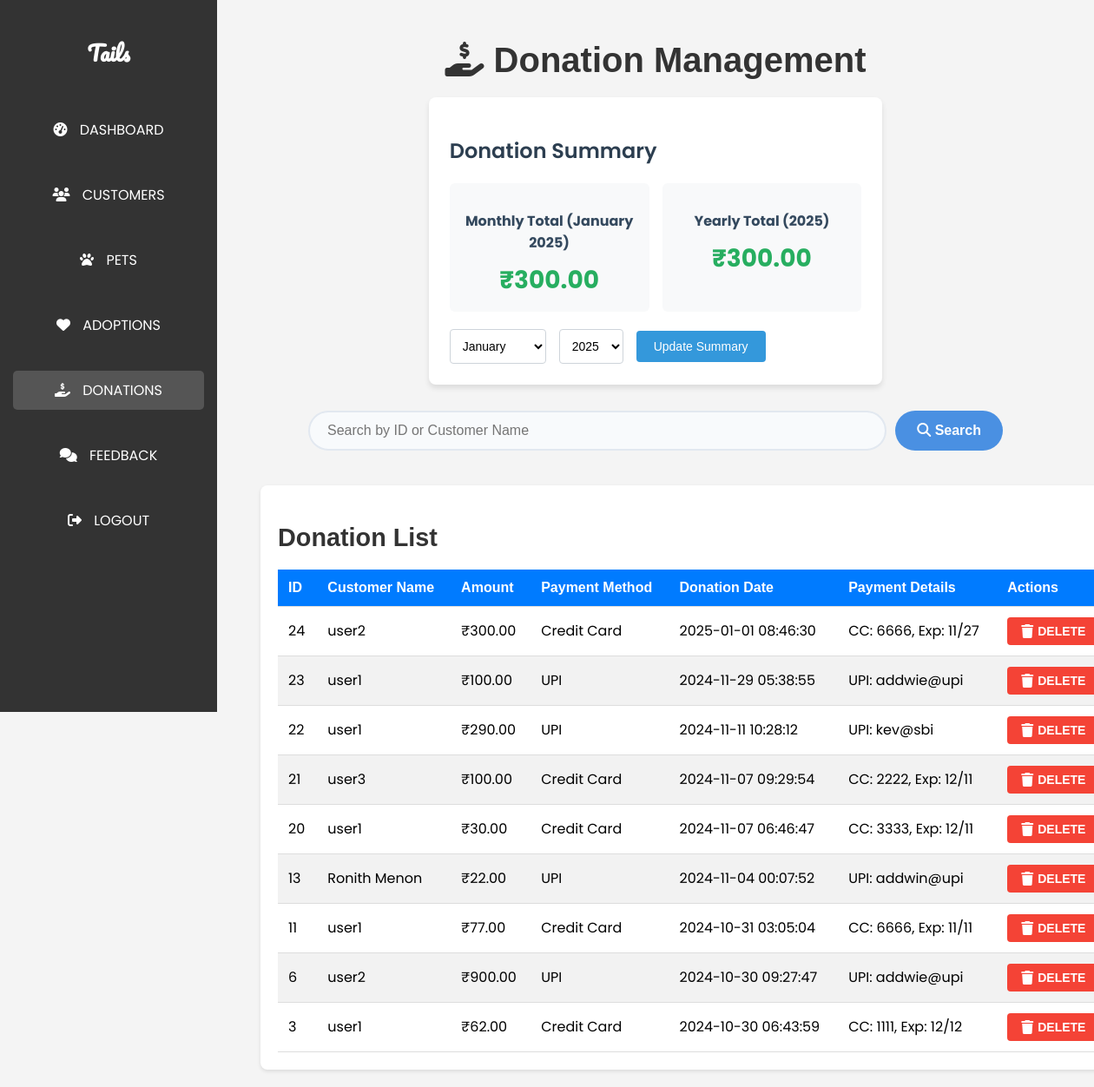
Screenshot of /miniproject/admin/view_donations.php (signed in) with the database file from the repository.
### tables this page shows
CREATE TABLE `donations` (
  `DonationID` int(11) NOT NULL,
  `CustomerID` int(11) DEFAULT NULL,
  `Amount` decimal(10,2) NOT NULL,
  `PaymentMethod` enum('Credit Card','UPI') NOT NULL,
  `DonationDate` timestamp NOT NULL DEFAULT current_timestamp(),
  `CreditCardNumber` varchar(255) DEFAULT NULL,
  `ExpiryDate` varchar(7) DEFAULT NULL,
  `CVV` varchar(255) DEFAULT NULL,
  `UPIID` varchar(255) DEFAULT NULL
);

CREATE TABLE `customers` (
  `CustomerID` int(11) NOT NULL,
  `Name` varchar(100) NOT NULL,
  `Email` varchar(100) NOT NULL,
  `Password` varchar(255) NOT NULL,
  `Phone` varchar(15) DEFAULT NULL,
  `Address` varchar(255) DEFAULT NULL,
  `UserType` enum('Customer','Admin') DEFAULT 'Customer',
  `CreatedAt` timestamp NOT NULL DEFAULT current_timestamp()
);

### miniproject/admin/view_donations.php (the view, shortened to what this page needs)
<?php
require_once '../config/connection.php';
$search = isset($_GET['search']) ? $conn->real_escape_string($_GET['search']) : '';
$where = '';
$donations = [];
$query = "SELECT d.DonationID, c.Name as CustomerName, d.Amount, d.PaymentMethod, d.DonationDate,
                 d.CreditCardNumber, d.ExpiryDate, d.CVV, d.UPIID
          FROM donations d
          JOIN customers c ON d.CustomerID = c.CustomerID
          $where
          ORDER BY d.DonationDate DESC";
$result = $conn->query($query);
if ($result) {
    while ($row = $result->fetch_assoc()) {
        $donations[] = $row;
    }
} else {
    echo "Error: " . $conn->error;
}
$selectedMonth = isset($_GET['month']) ? intval($_GET['month']) : date('m');
$selectedYear = isset($_GET['year']) ? intval($_GET['year']) : date('Y');
$monthlyTotalQuery = "SELECT SUM(Amount) as MonthlyTotal FROM donations
                      WHERE MONTH(DonationDate) = ? AND YEAR(DonationDate) = ?";
$stmt = $conn->prepare($monthlyTotalQuery);
$stmt->bind_param("ii", $selectedMonth, $selectedYear);
$stmt->execute();
$monthlyTotalResult = $stmt->get_result()->fetch_assoc();
$monthlyTotal = $monthlyTotalResult['MonthlyTotal'] ?? 0;
$yearlyTotalQuery = "SELECT SUM(Amount) as YearlyTotal FROM donations
                     WHERE YEAR(DonationDate) = ?";
$stmt = $conn->prepare($yearlyTotalQuery);
$stmt->bind_param("i", $selectedYear);
$stmt->execute();
$yearlyTotalResult = $stmt->get_result()->fetch_assoc();
$yearlyTotal = $yearlyTotalResult['YearlyTotal'] ?? 0;
?>
<!DOCTYPE html>
<html lang="en">
<head>
    <link rel="stylesheet" href="admin.css">
</head>
<body>
    <div class="container">
        <nav class="sidebar">
            <h2>Tails</h2>
            <ul>
                <li><a href="index.php"><i class="fas fa-tachometer-alt"></i> Dashboard</a></li>
                <li><a href="customers.php"><i class="fas fa-users"></i> Customers</a></li>
                <li><a href="pets.php"><i class="fas fa-paw"></i> Pets</a></li>
                <li><a href="adoptions.php"><i class="fas fa-heart"></i> Adoptions</a></li>
                <li><a href="view_donations.php" class="active"><i class="fas fa-hand-holding-usd"></i> Donations</a></li>
                <li><a href="feedback.php"><i class="fas fa-comments"></i> Feedback</a></li>
                <li><a href="?logout=1"><i class="fas fa-sign-out-alt"></i> Logout</a></li>
            </ul>
        </nav>
        <div class="content">
            <h1><i class="fas fa-hand-holding-usd"></i> Donation Management</h1>
            <div class="donation-summary">
                <h2>Donation Summary</h2>
                <div class="donation-totals">
                    <div class="donation-total">
                        <h3>Monthly Total (<?php echo date('F Y', mktime(0, 0, 0, $selectedMonth, 1, $selectedYear)); ?>)</h3>
                        <div class="donation-amount">₹<?php echo number_format($monthlyTotal, 2); ?></div>
                    </div>
                    <div class="donation-total">
                        <h3>Yearly Total (<?php echo $selectedYear; ?>)</h3>
                        <div class="donation-amount">₹<?php echo number_format($yearlyTotal, 2); ?></div>
                    </div>
                </div>
                <form class="filter-form" method="GET">
                    <select name="month">
                        <?php for ($i = 1; $i <= 12; $i++): ?>
                            <option value="<?php echo $i; ?>" <?php echo $i == $selectedMonth ? 'selected' : ''; ?>>
                                <?php echo date('F', mktime(0, 0, 0, $i, 1)); ?>
                            </option>
                        <?php endfor; ?>
                    </select>
                    <select name="year">
                        <?php for ($i = date('Y'); $i >= date('Y') - 5; $i--): ?>
                            <option value="<?php echo $i; ?>" <?php echo $i == $selectedYear ? 'selected' : ''; ?>>
                                <?php echo $i; ?>
                            </option>
                        <?php endfor; ?>
                    </select>
                    <button type="submit">Update Summary</button>
                </form>
            </div>
            <div class="search-container">
                <form action="" method="GET" class="search-form">
                    <input type="text" name="search" placeholder="Search by ID or Customer Name" value="<?php echo htmlspecialchars($search); ?>">
                    <button type="submit"><i class="fas fa-search"></i> Search</button>
                </form>
            </div>
            <div class="table-section">
                <h2>Donation List</h2>
                <div class="table-container">
                    <table>
                        <thead>
                            <tr>
                                <th>ID</th>
                                <th>Customer Name</th>
                                <th>Amount</th>
                                <th>Payment Method</th>
                                <th>Donation Date</th>
                                <th>Payment Details</th>
                                <th>Actions</th>
                            </tr>
                        </thead>
                        <tbody>
                            <?php foreach ($donations as $donation): ?>
                            <tr>
                                <td><?php echo htmlspecialchars($donation['DonationID']); ?></td>
                                <td><?php echo htmlspecialchars($donation['CustomerName']); ?></td>
                                <td>₹<?php echo number_format($donation['Amount'], 2); ?></td>
                                <td><?php echo htmlspecialchars($donation['PaymentMethod']); ?></td>
                                <td><?php echo htmlspecialchars($donation['DonationDate']); ?></td>
                                <td>
                                    <?php if ($donation['PaymentMethod'] === 'Credit Card'): ?>
                                        CC: <?php echo substr($donation['CreditCardNumber'], -4); ?>,
                                        Exp: <?php echo htmlspecialchars($donation['ExpiryDate']); ?>
                                    <?php elseif ($donation['PaymentMethod'] === 'UPI'): ?>
                                        UPI: <?php echo htmlspecialchars($donation['UPIID']); ?>
                                    <?php endif; ?>
                                </td>
                                <td>
                                    <button class="btn-delete" data-id="<?php echo $donation['DonationID']; ?>">
                                        <i class="fas fa-trash"></i> Delete
                                    </button>
                                </td>
                            </tr>
                            <?php endforeach; ?>
                        </tbody>
                    </table>
                </div>
            </div>
        </div>
    </div>
</body>
</html>

### miniproject/admin/admin.css (style rules this page uses)
body { font-family: "Poppins", sans-serif; margin: 0; padding: 0; display: flex; background-color: #f4f4f4; }
.sidebar { width: 250px; background: #333; color: #fff; padding-top: 20px; height: 100vh; position: fixed; overflow-y: auto; }
.sidebar h2 { text-align: center; margin-bottom: 30px; font-family: "Pacifico", cursive; }
.sidebar ul { list-style: none; padding: 0; }
.sidebar ul li { padding: 15px; text-align: center; }
.sidebar ul li a { color: #fff; text-decoration: none; display: block; text-transform: uppercase; padding: 10px; border-radius: 5px; transition: color 0.3s, background 0.3s; }
.sidebar ul li a:hover, .sidebar ul li a.active { background: #555; color: #fff; }
.sidebar ul li a i { margin-right: 10px; }
.content { flex: 1; margin-left: 250px; padding: 20px; display: flex; flex-direction: column; align-items: center; justify-content: flex-start; min-height: 100vh; }
.content h1 { margin-bottom: 20px; color: #333; width: 100%; text-align: center; font-family: "Montserrat", sans-serif; font-weight: 700; font-size: 2.5rem; }
.table-section { background-color: #fff; border-radius: 8px; box-shadow: 0 2px 4px rgba(0, 0, 0, 0.1); padding: 20px; margin-top: 20px; width: 100%; max-width: 1200px; margin-left: 100px; }
.table-section h2 { margin-bottom: 15px; color: #333; font-family: "Montserrat", sans-serif; font-weight: 600; font-size: 1.8rem; }
table { width: 100%; border-collapse: collapse; margin-top: 20px; }
th, td { padding: 12px; text-align: left; border-bottom: 1px solid #ddd; }
th { background-color: #007bff; color: white; font-weight: bold; font-family: "Montserrat", sans-serif; }
tr:nth-child(even) { background-color: #f2f2f2; }
.btn-view, .btn-delete, .btn-edit { padding: 8px 16px; border: none; border-radius: 4px; cursor: pointer; font-size: 14px; transition: all 0.3s ease; font-weight: 600; }
.btn-delete { background-color: #f44336; color: white; }
.btn-approve, .btn-reject, .btn-delete { padding: 8px 16px; border: none; border-radius: 4px; cursor: pointer; font-size: 14px; font-weight: 600; text-transform: uppercase; transition: all 0.3s ease; margin-right: 5px; display: inline-flex; align-items: center; justify-content: center; }
.btn-approve i, .btn-reject i, .btn-delete i { margin-right: 5px; font-size: 16px; }

### miniproject/admin/view_donations.php (style rules this page uses)
.search-container { width: 100%; max-width: 800px; margin-bottom: 20px; }
.search-form { display: flex; gap: 10px; }
.search-form input[type="text"] { flex: 1; padding: 12px 20px; font-size: 16px; border: 2px solid #e2e8f0; border-radius: 25px; outline: none; transition: all 0.3s ease; background-color: #f8fafc; }
.search-form button { padding: 12px 25px; background-color: #4a90e2; color: white; border: none; border-radius: 25px; cursor: pointer; font-size: 16px; transition: all 0.3s ease; font-weight: 600; }
.donation-summary { background-color: #ffffff; border-radius: 8px; padding: 24px; margin-bottom: 30px; box-shadow: 0 4px 6px rgba(0, 0, 0, 0.1); }
.donation-summary h2 { margin-bottom: 20px; color: #2c3e50; font-size: 24px; font-weight: 600; }
.donation-totals { display: flex; justify-content: space-between; margin-bottom: 20px; }
.donation-total { flex: 1; padding: 15px; background-color: #f8f9fa; border-radius: 6px; text-align: center; }
.donation-total:first-child { margin-right: 15px; }
.donation-total h3 { font-size: 16px; color: #34495e; margin-bottom: 10px; }
.donation-amount { font-size: 28px; font-weight: bold; color: #27ae60; }
.filter-form { display: flex; gap: 15px; align-items: center; }
.filter-form select { padding: 10px; border-radius: 4px; border: 1px solid #ced4da; font-size: 14px; background-color: #fff; }
.filter-form button { padding: 10px 20px; background-color: #3498db; color: white; border: none; border-radius: 4px; cursor: pointer; font-size: 14px; transition: background-color 0.3s ease; }

### rows the page displays
donations: DonationID "24", CustomerID.Name "user2", Amount "300.00", PaymentMethod "Credit Card", DonationDate "2025-01-01 08:46:30", CreditCardNumber "6666", ExpiryDate "11/27"
donations: DonationID "23", CustomerID.Name "user1", Amount "100.00", PaymentMethod "UPI", DonationDate "2024-11-29 05:38:55", UPIID "addwie@upi"
donations: DonationID "22", CustomerID.Name "user1", Amount "290.00", PaymentMethod "UPI", DonationDate "2024-11-11 10:28:12", UPIID "kev@sbi"
donations: DonationID "21", CustomerID.Name "user3", Amount "100.00", PaymentMethod "Credit Card", DonationDate "2024-11-07 09:29:54", CreditCardNumber "2222", ExpiryDate "12/11"
donations: DonationID "20", CustomerID.Name "user1", Amount "30.00", PaymentMethod "Credit Card", DonationDate "2024-11-07 06:46:47", CreditCardNumber "3333", ExpiryDate "12/11"
donations: DonationID "13", CustomerID.Name "Ronith Menon", Amount "22.00", PaymentMethod "UPI", DonationDate "2024-11-04 00:07:52", UPIID "addwin@upi"
donations: DonationID "11", CustomerID.Name "user1", Amount "77.00", PaymentMethod "Credit Card", DonationDate "2024-10-31 03:05:04", CreditCardNumber "6666", ExpiryDate "11/11"
donations: DonationID "6", CustomerID.Name "user2", Amount "900.00", PaymentMethod "UPI", DonationDate "2024-10-30 09:27:47", UPIID "addwie@upi"
donations: DonationID "3", CustomerID.Name "user1", Amount "62.00", PaymentMethod "Credit Card", DonationDate "2024-10-30 06:43:59", CreditCardNumber "1111", ExpiryDate "12/12"

### other values shown
date('F Y', mktime(0, 0, 0, $selectedMonth, 1, $selectedYear)) "January 2025"
$monthlyTotal "300.00"
$selectedYear "2025"
$yearlyTotal "300.00"
form field month "January"
form field year "2025"
